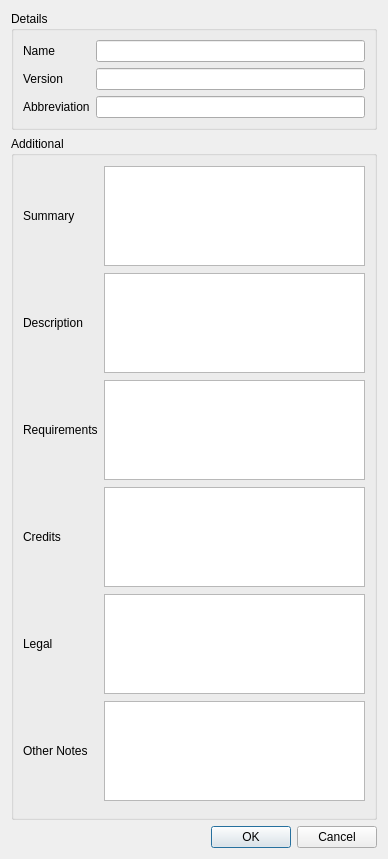
<?xml version="1.0" encoding="UTF-8"?>
<ui version="4.0">
 <class>fileDetails</class>
 <widget class="QDialog" name="fileDetails">
  <property name="windowModality">
   <enum>Qt::ApplicationModal</enum>
  </property>
  <property name="geometry">
   <rect>
    <x>0</x>
    <y>0</y>
    <width>388</width>
    <height>859</height>
   </rect>
  </property>
  <property name="windowTitle">
   <string>Import Details</string>
  </property>
  <layout class="QVBoxLayout" name="verticalLayout">
   <item>
    <widget class="QGroupBox" name="detailsBox">
     <property name="title">
      <string>Details</string>
     </property>
     <layout class="QGridLayout" name="gridLayout_2">
      <item row="1" column="0">
       <widget class="QLabel" name="versionLabel">
        <property name="text">
         <string>Version</string>
        </property>
       </widget>
      </item>
      <item row="0" column="0">
       <widget class="QLabel" name="nameLabel">
        <property name="text">
         <string>Name</string>
        </property>
       </widget>
      </item>
      <item row="1" column="2">
       <widget class="QLineEdit" name="version">
        <property name="maxLength">
         <number>25</number>
        </property>
       </widget>
      </item>
      <item row="2" column="0">
       <widget class="QLabel" name="abbreviationLabel">
        <property name="text">
         <string>Abbreviation</string>
        </property>
       </widget>
      </item>
      <item row="2" column="2">
       <widget class="QLineEdit" name="abbreviation">
        <property name="maxLength">
         <number>10</number>
        </property>
       </widget>
      </item>
      <item row="0" column="2">
       <widget class="QLineEdit" name="name">
        <property name="maxLength">
         <number>50</number>
        </property>
       </widget>
      </item>
     </layout>
    </widget>
   </item>
   <item>
    <widget class="QGroupBox" name="additionalBox">
     <property name="title">
      <string>Additional</string>
     </property>
     <layout class="QGridLayout" name="gridLayout_3">
      <item row="0" column="0">
       <widget class="QLabel" name="summaryLabel">
        <property name="text">
         <string>Summary</string>
        </property>
       </widget>
      </item>
      <item row="0" column="1">
       <widget class="QTextEdit" name="summary">
        <property name="maximumSize">
         <size>
          <width>16777215</width>
          <height>100</height>
         </size>
        </property>
       </widget>
      </item>
      <item row="2" column="1">
       <widget class="QTextEdit" name="requirements">
        <property name="maximumSize">
         <size>
          <width>16777215</width>
          <height>100</height>
         </size>
        </property>
       </widget>
      </item>
      <item row="3" column="1">
       <widget class="QTextEdit" name="credits">
        <property name="maximumSize">
         <size>
          <width>16777215</width>
          <height>100</height>
         </size>
        </property>
       </widget>
      </item>
      <item row="4" column="1">
       <widget class="QTextEdit" name="legal">
        <property name="maximumSize">
         <size>
          <width>16777215</width>
          <height>100</height>
         </size>
        </property>
       </widget>
      </item>
      <item row="3" column="0">
       <widget class="QLabel" name="creditsLabel">
        <property name="text">
         <string>Credits</string>
        </property>
       </widget>
      </item>
      <item row="4" column="0">
       <widget class="QLabel" name="legalLabel">
        <property name="text">
         <string>Legal</string>
        </property>
       </widget>
      </item>
      <item row="2" column="0">
       <widget class="QLabel" name="requirementsLabel">
        <property name="text">
         <string>Requirements</string>
        </property>
       </widget>
      </item>
      <item row="5" column="1">
       <widget class="QTextEdit" name="otherNotes">
        <property name="maximumSize">
         <size>
          <width>16777215</width>
          <height>100</height>
         </size>
        </property>
       </widget>
      </item>
      <item row="1" column="1">
       <widget class="QTextEdit" name="description">
        <property name="maximumSize">
         <size>
          <width>16777215</width>
          <height>100</height>
         </size>
        </property>
       </widget>
      </item>
      <item row="1" column="0">
       <widget class="QLabel" name="descriptionLabel">
        <property name="text">
         <string>Description</string>
        </property>
       </widget>
      </item>
      <item row="5" column="0">
       <widget class="QLabel" name="otherNotesLabel">
        <property name="text">
         <string>Other Notes</string>
        </property>
       </widget>
      </item>
     </layout>
    </widget>
   </item>
   <item>
    <widget class="QDialogButtonBox" name="buttonBox">
     <property name="orientation">
      <enum>Qt::Horizontal</enum>
     </property>
     <property name="standardButtons">
      <set>QDialogButtonBox::Cancel|QDialogButtonBox::Ok</set>
     </property>
    </widget>
   </item>
  </layout>
 </widget>
 <resources/>
 <connections>
  <connection>
   <sender>buttonBox</sender>
   <signal>accepted()</signal>
   <receiver>fileDetails</receiver>
   <slot>accept()</slot>
   <hints>
    <hint type="sourcelabel">
     <x>229</x>
     <y>275</y>
    </hint>
    <hint type="destinationlabel">
     <x>157</x>
     <y>274</y>
    </hint>
   </hints>
  </connection>
  <connection>
   <sender>buttonBox</sender>
   <signal>rejected()</signal>
   <receiver>fileDetails</receiver>
   <slot>reject()</slot>
   <hints>
    <hint type="sourcelabel">
     <x>297</x>
     <y>281</y>
    </hint>
    <hint type="destinationlabel">
     <x>286</x>
     <y>274</y>
    </hint>
   </hints>
  </connection>
 </connections>
</ui>
